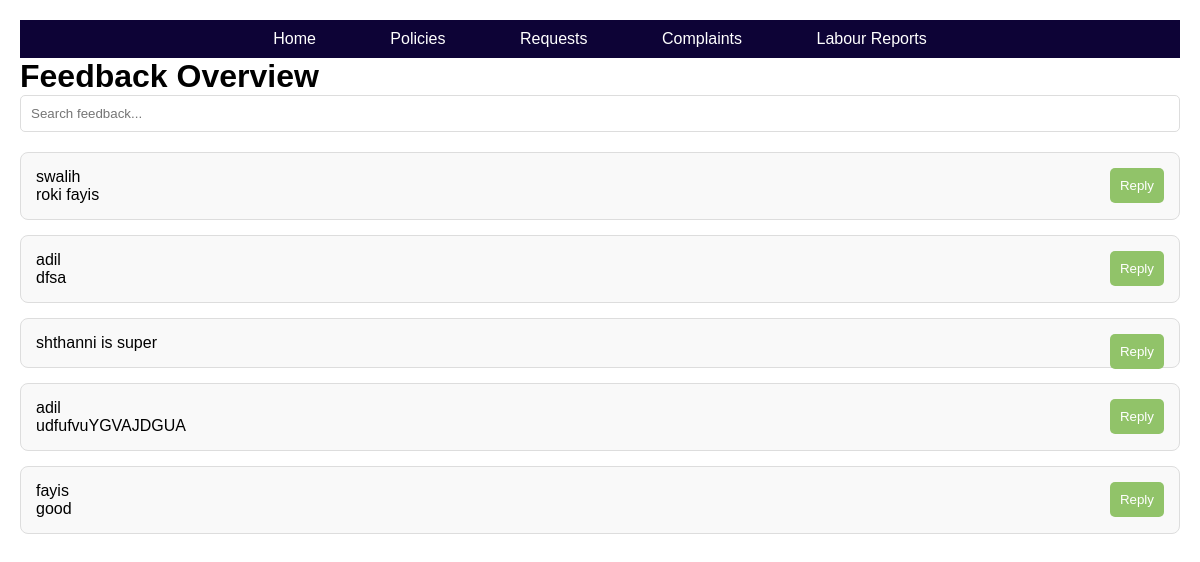
Page /Feedback/ on the committed database.
### admin_app/models.py (models this page shows)
class feedback(models.Model):
     loginid=models.ForeignKey(Usertable,on_delete=models.CASCADE,null=True,blank=True)
     feedback =models.CharField(max_length=100,null=True,blank=True)
     date =models.DateTimeField(auto_now_add=True,null=True,blank=True)
     reply =models.CharField(max_length=100,null=True,blank=True)

class Usertable(models.Model):
     username =models.CharField(max_length=100,null=True,blank=True)
     password =models.CharField(max_length=100,null=True,blank=True)
     type =models.CharField(max_length=100,null=True,blank=True)
     statusl=models.CharField(max_length=100,default='rejected',null=True,blank=True)

### admin_app/views.py (the view)
# urls.py: path('Feedback/',Feedback.as_view(),name='Feedback12'),
class Feedback(View):
    def get(self, request):
        c = feedback.objects.all()
        return render(request, 'admintemp/feedback.html', {'c': c})

### templates/admintemp/feedback.html (shortened to what this page needs)
<!DOCTYPE html>
<html lang="en">
<head>
</head>
<body>
    <div class="main">
        <nav>
            <a href="/Home" class="{% if active_page == 'Home' %}active{% endif %}">Home</a>
            <a href="/Policy_List" class="{% if active_page == 'Policy_List' %}active{% endif %}">Policies</a>
            <a href="/Approval" class="{% if active_page == 'Approval' %}active{% endif %}">Requests</a>
            <a href="/Complaint" class="{% if active_page == 'Complaint' %}active{% endif %}">Complaints</a>
            <a href="/Labour" class="{% if active_page == 'Labour' %}active{% endif %}">Labour Reports</a>
        </nav>
        <h1>Feedback Overview</h1>
        <div class="search-bar">
            <input type="text" placeholder="Search feedback..." id="search-input" />
        </div>
        {% if c %}
            {% for i in c %}
            <div class="feedback-card">
                <p>{{ i.loginid.username }}</p>
                <p>{{ i.feedback }}</p>
                <a href="{% url 'Feedbackreply' i.id %}">
                    <button class="reply-btn" aria-label="Reply to feedback">Reply</button>
                </a>
            </div>
            {% endfor %}
        {% else %}
            <p class="no-results">No feedback available.</p>
        {% endif %}
    </div>
</body>
</html>

### templates/admintemp/feedback.html (style rules this page uses)
* { margin: 0; padding: 0; box-sizing: border-box; }
body { font-family: Arial, sans-serif; display: flex; }
.main { flex: 1; padding: 20px; }
.feedback-card { background-color: #f9f9f9; border: 1px solid #ddd; border-radius: 8px; padding: 15px; margin-bottom: 15px; position: relative; transition: box-shadow 0.3s ease; }
.reply-btn { background-color: rgb(145, 195, 105); color: white; padding: 10px; border: none; border-radius: 5px; cursor: pointer; position: absolute; right: 15px; top: 15px; }
.search-bar { margin-bottom: 20px; }
.search-bar input { padding: 10px; width: 100%; border-radius: 5px; border: 1px solid #ddd; }
nav { background-color: #0D0336; padding: 10px; text-align: center; }
nav a { color: #fff; padding: 12px 20px; text-decoration: none; margin: 0 15px; border-radius: 5px; transition: background-color 0.3s ease, box-shadow 0.3s ease; }

### rows in the picture
feedback: loginid.username "swalih", feedback "roki fayis"
feedback: loginid.username "adil", feedback "dfsa"
feedback: feedback "shthanni is super"
feedback: loginid.username "adil", feedback "udfufvuYGVAJDGUA"
feedback: loginid.username "fayis", feedback "good"
